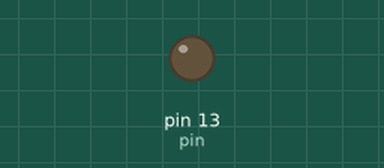
This sketch was run on a simulated Arduino Uno, built with avr-gcc and run on an emulated ATmega328P. Shown: output pins drawn as LEDs (lit = HIGH).

Above: at 1.7 s.
At 6.12 s:
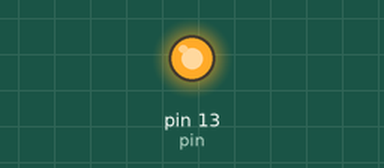
Timing chart, 0 to 6.4 s (numbered marks = the images above):
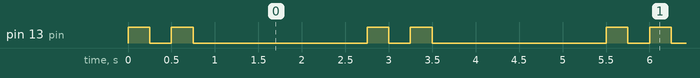

The sketch:

001_01_BareMinimum.ino
```cpp
// https://www.youtube.com/watch?v=fJWR7dBuc18&list=PLGs0VKk2DiYw-L-RibttcvK-WBZm8WLEP

int pin = 13;

void setup() {
  // put your setup code here, to run once:
  pinMode(pin, OUTPUT); // send signal to pin as output
}

void loop() {
  // put your main code here, to run repeatedly:
  digitalWrite(pin, HIGH); // send signal
  delay(250);
  digitalWrite(pin, LOW);
  delay(250);

  digitalWrite(pin, HIGH);
  delay(250);
  digitalWrite(pin, LOW);

  delay(2000);
}
```

Measured:
- by itself, pin 13 (pin): repeats every 2.8 s: LOW 0.25 s, HIGH 0.25 s, LOW 2.0 s, HIGH 0.25 s
- by itself, everything shown: repeats every 2.8 s, in 4 steps
